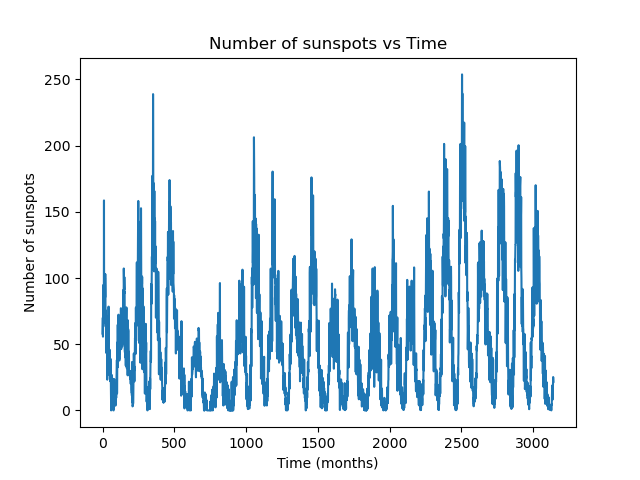

Here is the Python script that generated this plot:
"""
Abhinav Sinha
SR. No. - 18750
"""

import numpy as np
import pandas as pd
import matplotlib.pyplot as plt

data = pd.read_csv("sunspots.txt", sep="\t", header=None)
t = data[0]
num_sunspots = data[1]
plt.plot(t,num_sunspots)
plt.xlabel("Time (months)")
plt.ylabel("Number of sunspots")
plt.title("Number of sunspots vs Time")
plt.savefig("HW1_Q13_a.png")
plt.show()
